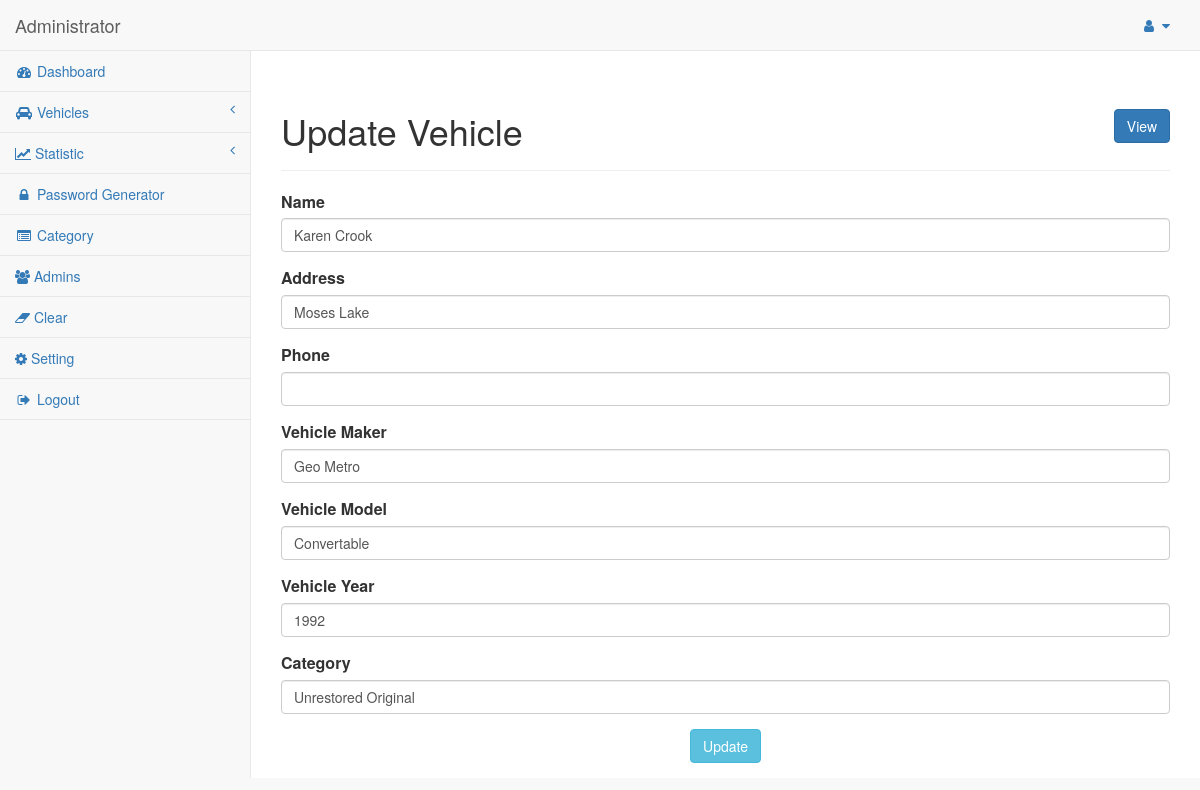
Screenshot of /admin/edit_vehicle.php?id=125 (signed in) with the database file from the repository.
### tables this page shows
CREATE TABLE `vehicles` (
  `id` int(11) NOT NULL,
  `name` varchar(255) NOT NULL,
  `address` varchar(255) NOT NULL,
  `phone` varchar(15) NOT NULL,
  `vehicle_maker` varchar(255) NOT NULL,
  `vehicle_model` varchar(255) NOT NULL,
  `vehicle_year` varchar(255) NOT NULL,
  `vote_status` varchar(255) DEFAULT '0',
  `category` varchar(255) DEFAULT NULL,
  `checkbox` varchar(255) NOT NULL,
  `qrcode` varchar(255) DEFAULT NULL,
  `created_date` varchar(255) DEFAULT NULL,
  `fav_vote` varchar(255) DEFAULT '0',
  `fav_qr` varchar(255) DEFAULT NULL,
  `status` tinyint(1) DEFAULT 1
);

### admin/edit_vehicle.php (the view, shortened to what this page needs)
<?php
include_once("../db.php");
$id = $_GET['id'];
$vehicleSql = "SELECT * FROM `vehicles` WHERE id = '$id'";
$vehicleQuery = mysqli_query($conn, $vehicleSql);
$vehicle = mysqli_fetch_assoc($vehicleQuery);
include BASE_PATH . '/includes/header.php';
?>
<div id="page-wrapper">
    <div class="row">
        <div class="col-lg-12">
            <div class="page-header flex-page-header">
                <h1>Update Vehicle</h1>
                <a href="customers.php" class="btn btn-primary">View</a>
            </div>
        </div>
    </div>
    <form action="" method="POST">
        <fieldset>
            <div class="form-group">
                <label for="vehicles">Name</label>
                <input type="text" name="name" value="<?php echo $vehicle['name']; ?>" class="form-control">
            </div>
            <div class="form-group">
                <label for="vehicles">Address</label>
                <input type="text" name="address" value="<?php echo $vehicle['address']; ?>" class="form-control">
            </div>
            <div class="form-group">
                <label for="vehicles">Phone</label>
                <input type="text" name="phone" value="<?php echo $vehicle['phone']; ?>" class="form-control">
            </div>
            <div class="form-group">
                <label for="vehicles">Vehicle Maker</label>
                <input type="text" name="vehicle_maker" value="<?php echo $vehicle['vehicle_maker']; ?>" class="form-control">
            </div>
            <div class="form-group">
                <label for="vehicles">Vehicle Model</label>
                <input type="text" name="vehicle_model" value="<?php echo $vehicle['vehicle_model']; ?>" class="form-control">
            </div>
            <div class="form-group">
                <label for="vehicles">Vehicle Year</label>
                <input type="text" name="vehicle_year" value="<?php echo $vehicle['vehicle_year']; ?>" class="form-control">
            </div>
            <div class="form-group">
                <label for="vehicles">Category</label>
                <input type="text" name="category" value="<?php echo $vehicle['category']; ?>" class="form-control">
            </div>
            <div class="form-group">
                <div class="text-center">
                    <button type="submit" name="submit" class="btn btn-info">Update</button>
                </div>
            </div>
        </fieldset>
    </form>
</div>
<?php include BASE_PATH . '/includes/footer.php';?>

### admin/assets/css/sb-admin-2.css (style rules this page uses)
body { background-color: #f8f8f8; }
#page-wrapper { padding: 0 15px; min-height: 568px; background-color: white; }
@media (min-width: 768px) { #page-wrapper { position: inherit; margin: 0 0 0 250px; padding: 0 30px; border-left: 1px solid #e7e7e7; } }

### admin/edit_vehicle.php (style rules this page uses)
label { font-size: 16px !important; }
.flex-page-header { display: flex; justify-content: space-between; align-items: center; }

### rows the page displays
vehicles: name "Karen Crook", address "Moses Lake", vehicle_maker "Geo Metro", vehicle_model "Convertable", vehicle_year "1992", category "Unrestored Original"
